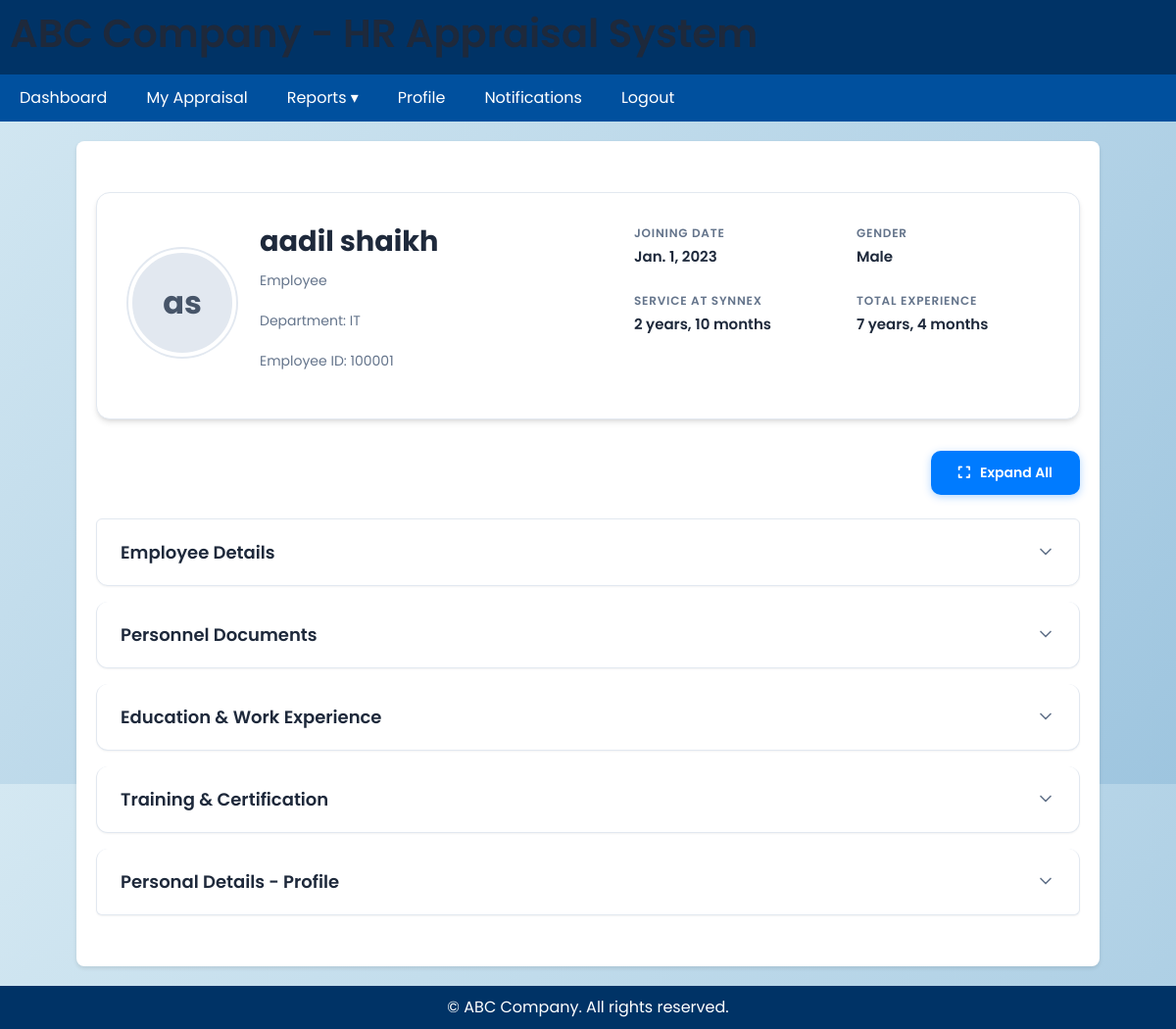
The app's page /masters/employee-profile/ (signed in) with its own data.
### masters/models.py (models this page shows, shortened)
class Employee(models.Model):
    user = models.OneToOneField(
        settings.AUTH_USER_MODEL,
        on_delete=models.CASCADE,
        null=True, blank=True,
        related_name="employee_profile"
)
    employee_id = models.CharField(max_length=20, unique=True)
    employee_salution = models.CharField(max_length=15, null=True, blank=True)
    first_name = models.CharField(max_length=100)
    last_name = models.CharField(max_length=100)
    email = models.EmailField(unique=True)
    gender = models.CharField(max_length=10,null=True, blank=True)
    contact_number = models.IntegerField(default=0)
    department = models.ForeignKey("Department", on_delete=models.SET_NULL, null=True)
    role = models.ForeignKey("Role", on_delete=models.SET_NULL, null=True)
    supervisor = models.ForeignKey("self", on_delete=models.SET_NULL, null=True, blank=True)
    status = models.CharField(
        max_length=20,
        choices=[("Active", "Active"), ("Inactive", "Inactive")],
        default="Active",
    )
    @property
    def join_date(self):
        earliest_exp = self.internal_experiences.order_by('from_date').first()
        return earliest_exp.from_date if earliest_exp else None

class Role(models.Model):
    role_name = models.CharField(max_length=100)
    description = models.TextField(blank=True, null=True)

class Department(models.Model):
    name = models.CharField(max_length=100)
    division = models.CharField(max_length=100, blank=True, null=True)
    country = models.ForeignKey(Country, on_delete=models.SET_NULL, null=True, blank=True)
    state = models.ForeignKey(State, on_delete=models.SET_NULL, null=True, blank=True)
    city = models.ForeignKey(City, on_delete=models.SET_NULL, null=True, blank=True)

class InternalExperience(models.Model):
    PRESENTATION_REASON_CHOICES = [
        ('Promotion', 'Promotion'),
        ('Transfer', 'Transfer'),
        ('Grading Review', 'Grading Review'),
    ]
    employee = models.ForeignKey('Employee', on_delete=models.CASCADE, related_name='internal_experiences')
    position_title = models.CharField(max_length=200)
    department = models.ForeignKey('Department', on_delete=models.SET_NULL, null=True, blank=True)
    grading = models.ForeignKey('Grading', on_delete=models.SET_NULL, null=True, blank=True)
    from_date = models.DateField()
    to_date = models.DateField(null=True, blank=True)
    is_current = models.BooleanField(default=False)
    presentation_reason = models.CharField(max_length=50, choices=PRESENTATION_REASON_CHOICES, blank=True, null=True)
    presentation_document = models.FileField(upload_to='internal_experience_presentations/%Y/%m/', null=True, blank=True)
    comments = models.TextField(blank=True, null=True)
    results_document = models.FileField(upload_to='internal_experience_results/%Y/%m/', null=True, blank=True)
    final_comments = models.TextField(blank=True, null=True)
    responsibilities = models.TextField(blank=True, null=True)
    created_at = models.DateTimeField(auto_now_add=True)
    updated_at = models.DateTimeField(auto_now=True)
    class Meta:
        ordering = ['-from_date']

class EmployeePersonalDetails(models.Model):
    employee = models.OneToOneField(
        'Employee',
        on_delete=models.CASCADE,
        related_name='personal_details'
    )
    date_of_birth = models.DateField(null=True, blank=True)
    gender = models.CharField(
        max_length=20,
        choices=[
            ('Male', 'Male'),
            ('Female', 'Female'),
            ('Other', 'Other'),
        ],
        blank=True,
        null=True
    )
    contact_telephone = models.CharField(max_length=20, blank=True, null=True)
    address = models.TextField(blank=True, null=True)
    country_of_birth = models.CharField(max_length=100, blank=True, null=True)
    nationality = models.CharField(max_length=100, blank=True, null=True)
    marital_status = models.CharField(
        max_length=20,
        choices=[
            ('Single', 'Single'),
            ('Married', 'Married'),
            ('Divorced', 'Divorced'),
            ('Widowed', 'Widowed'),
        ],
        blank=True,
        null=True
    )
    highest_education = models.CharField(
        max_length=100,
        choices=[
            ('High School', 'High School'),
            ('Diploma', 'Diploma'),
            ('Bachelor', "Bachelor's Degree"),
            ('Master', "Master's Degree"),
            ('Doctorate', 'Doctorate'),
        ],
        blank=True,
        null=True
    )
    working_rights = models.CharField(
        max_length=255,
        blank=True,
        null=True,
        help_text="HR Admin Only - e.g., Citizen, Work Visa, etc."
    )
    allergies = models.TextField(
        blank=True,
        null=True,
        help_text="Any medical allergies"
    )
    created_at = models.DateTimeField(auto_now_add=True)
    updated_at = models.DateTimeField(auto_now=True)

### masters/views.py (the view, shortened to what this page needs)
# urls.py: path('employee-profile/', views.emp_profile, name='emp_profile'),
@login_required
def emp_profile(request, employee_id=None):
    current_is_hr = is_hr_admin(request.user)
    if employee_id and current_is_hr:
        employee = get_object_or_404(Employee, employee_id=employee_id)
    else:
        employee = get_object_or_404(Employee, user=request.user)
    personal, _ = EmployeePersonalDetails.objects.get_or_create(employee=employee)
    emergency_contacts = EmergencyContact.objects.filter(employee=employee).first()
    internal_experience = InternalExperience.objects.filter(employee=employee)
    current_internal = internal_experience.filter(is_current=True).first()
    current_grading = current_internal.grading if current_internal else None
    synnex_experience = calculate_internal_experience(employee)
    total_experience = calculate_total_experience(employee)
    documents = employee.personnel_documents.all()
    education = employee.education_records.all()
    external_experience = employee.external_experiences.all()
    certifications = employee.certifications.all()
    trainings = employee.trainings.all()
    context = {
        'employee': employee,
        'personal': personal,
        'emergency_contacts': emergency_contacts,
        'documents': documents,
        'education': education,
        'external_experience': external_experience,
        'certifications': certifications,
        'trainings': trainings,
        'internal_experience': internal_experience,
        'current_grading': current_grading,
        'departments': Department.objects.all(),
        'gradings': Grading.objects.all().order_by('grade_code'),
        'current_is_hr': current_is_hr  ,
        'synnex_experience': synnex_experience,
        'total_experience': total_experience,
    }
    return render(request, "profile/profile.html", context)

### templates/profile/profile.html (shortened to what this page needs)
{% extends "base.html" %}
{% load static %}
{% block content %}
<!DOCTYPE html>
<html lang="en">
<head>
    <link rel="stylesheet" href=" {% static 'css/profile.css' %}">
</head>
<body>
    <main class="container main-content" style="width: 90%;">
        <div class="page-wrapper" style="padding: 20px;">
        <section class="profile-card improved-card">
            <div class="profile-left">
                <div class="avatar-box">
                    <div class="avatar-circle"> {{ employee.first_name|first }}{{ employee.last_name|first }}</div>
                </div>
                <div class="basic-info">
                    <h1 class="emp-name">{{ employee.first_name }} {{ employee.last_name }}</h1>
                    <p class="emp-position">{{ employee.role.role_name }}</p>
                    <p class="emp-dept">Department:  {{ employee.department.name }}</p>
                    <p class="emp-id">Employee ID: {{ employee.employee_id }}</p>
                </div>
            </div>
            <div class="profile-right">
                <div class="stat-block">
                    <span class="stat-label">Joining Date</span>
                    <span class="stat-value">{{employee.join_date}}</span>
                </div>
                <div class="stat-block">
                    <span class="stat-label">Gender</span>
                    <span class="stat-value">{{ personal.get_gender_display|default:"N/A" }}</span>
                </div>
                <div class="stat-block">
                    <span class="stat-label">Service at Synnex</span>
                    <span class="stat-value">{{synnex_experience}}</span>
                </div>
                <div class="stat-block">
                    <span class="stat-label">Total Experience</span>
                    <span class="stat-value">{{total_experience}}</span>
                </div>
            </div>
        </section>
        <div style="display: flex; justify-content: flex-end; margin: 1.5rem 0;">
            <button type="button" id="toggle-all-accordions" class="btn-toggle-all">
                <i class="fa-solid fa-expand"></i> Expand All
            </button>
        </div>
        <div class="accordion">
            <div class="accordion-item">
                <button type="button" class="accordion-header" aria-expanded="false" aria-controls="section-employee">
                    <span class="accordion-title">Employee Details</span>
                    <svg class="accordion-icon" width="20" height="20" viewBox="0 0 24 24" fill="none" stroke="currentColor" stroke-width="2" stroke-linecap="round" stroke-linejoin="round">
                        <polyline points="6 9 12 15 18 9"></polyline>
                    </svg>
                </button>
            </div>
            <div class="accordion-item">
                <button type="button" class="accordion-header" aria-expanded="false" aria-controls="section-docs">
                    <span class="accordion-title">Personnel Documents</span>
                    <svg class="accordion-icon" width="20" height="20" viewBox="0 0 24 24" fill="none" stroke="currentColor" stroke-width="2" stroke-linecap="round" stroke-linejoin="round">
                        <polyline points="6 9 12 15 18 9"></polyline>
                    </svg>
                </button>
            </div>
            <div class="accordion-item">
                <button type="button" class="accordion-header" aria-expanded="false" aria-controls="section-edu">
                    <span class="accordion-title">Education & Work Experience</span>
                    <svg class="accordion-icon" width="20" height="20" viewBox="0 0 24 24" fill="none" stroke="currentColor" stroke-width="2" stroke-linecap="round" stroke-linejoin="round">
                        <polyline points="6 9 12 15 18 9"></polyline>
                    </svg>
                </button>
            </div>
            <div class="accordion-item">
                <button type="button" class="accordion-header" aria-expanded="false" aria-controls="section-training">
                    <span class="accordion-title">Training & Certification</span>
                    <svg class="accordion-icon" width="20" height="20" viewBox="0 0 24 24" fill="none" stroke="currentColor" stroke-width="2" stroke-linecap="round" stroke-linejoin="round">
                        <polyline points="6 9 12 15 18 9"></polyline>
                    </svg>
                </button>
            </div>
            <div class="accordion-item">
                <button type="button" class="accordion-header" aria-expanded="false" aria-controls="section-personal">
                    <span class="accordion-title">Personal Details - Profile</span>
                    <svg class="accordion-icon" width="20" height="20" viewBox="0 0 24 24" fill="none" stroke="currentColor" stroke-width="2" stroke-linecap="round" stroke-linejoin="round">
                        <polyline points="6 9 12 15 18 9"></polyline>
                    </svg>
                </button>
            </div>
        </div>
        </div>
    </main>
</body>
</html>
{% endblock %}

### records on screen
Employee: first_name|first "a", last_name|first "s", first_name "aadil", last_name "shaikh", role.role_name "Employee", department.name "IT", employee_id "100001", join_date "Jan. 1, 2023"
EmployeePersonalDetails: gender "Male"

### other values on screen
{{ synnex_experience }} "2 years, 10 months"
{{ total_experience }} "7 years, 4 months"
